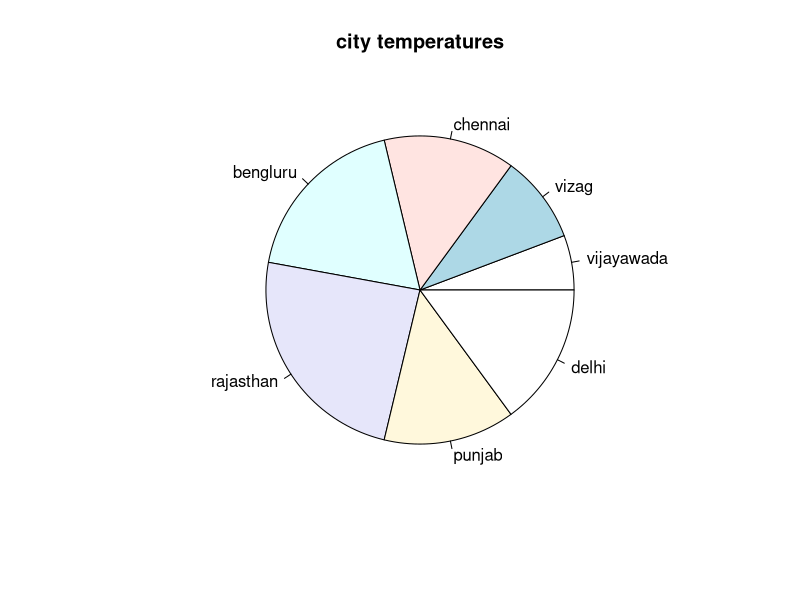

The R source for this figure:
temp=c(5,8,12,16,21,12,13)
labels=c("vijayawada","vizag","chennai","bengluru",
"rajasthan","punjab","delhi")
pie(temp,labels,main="city temperatures")